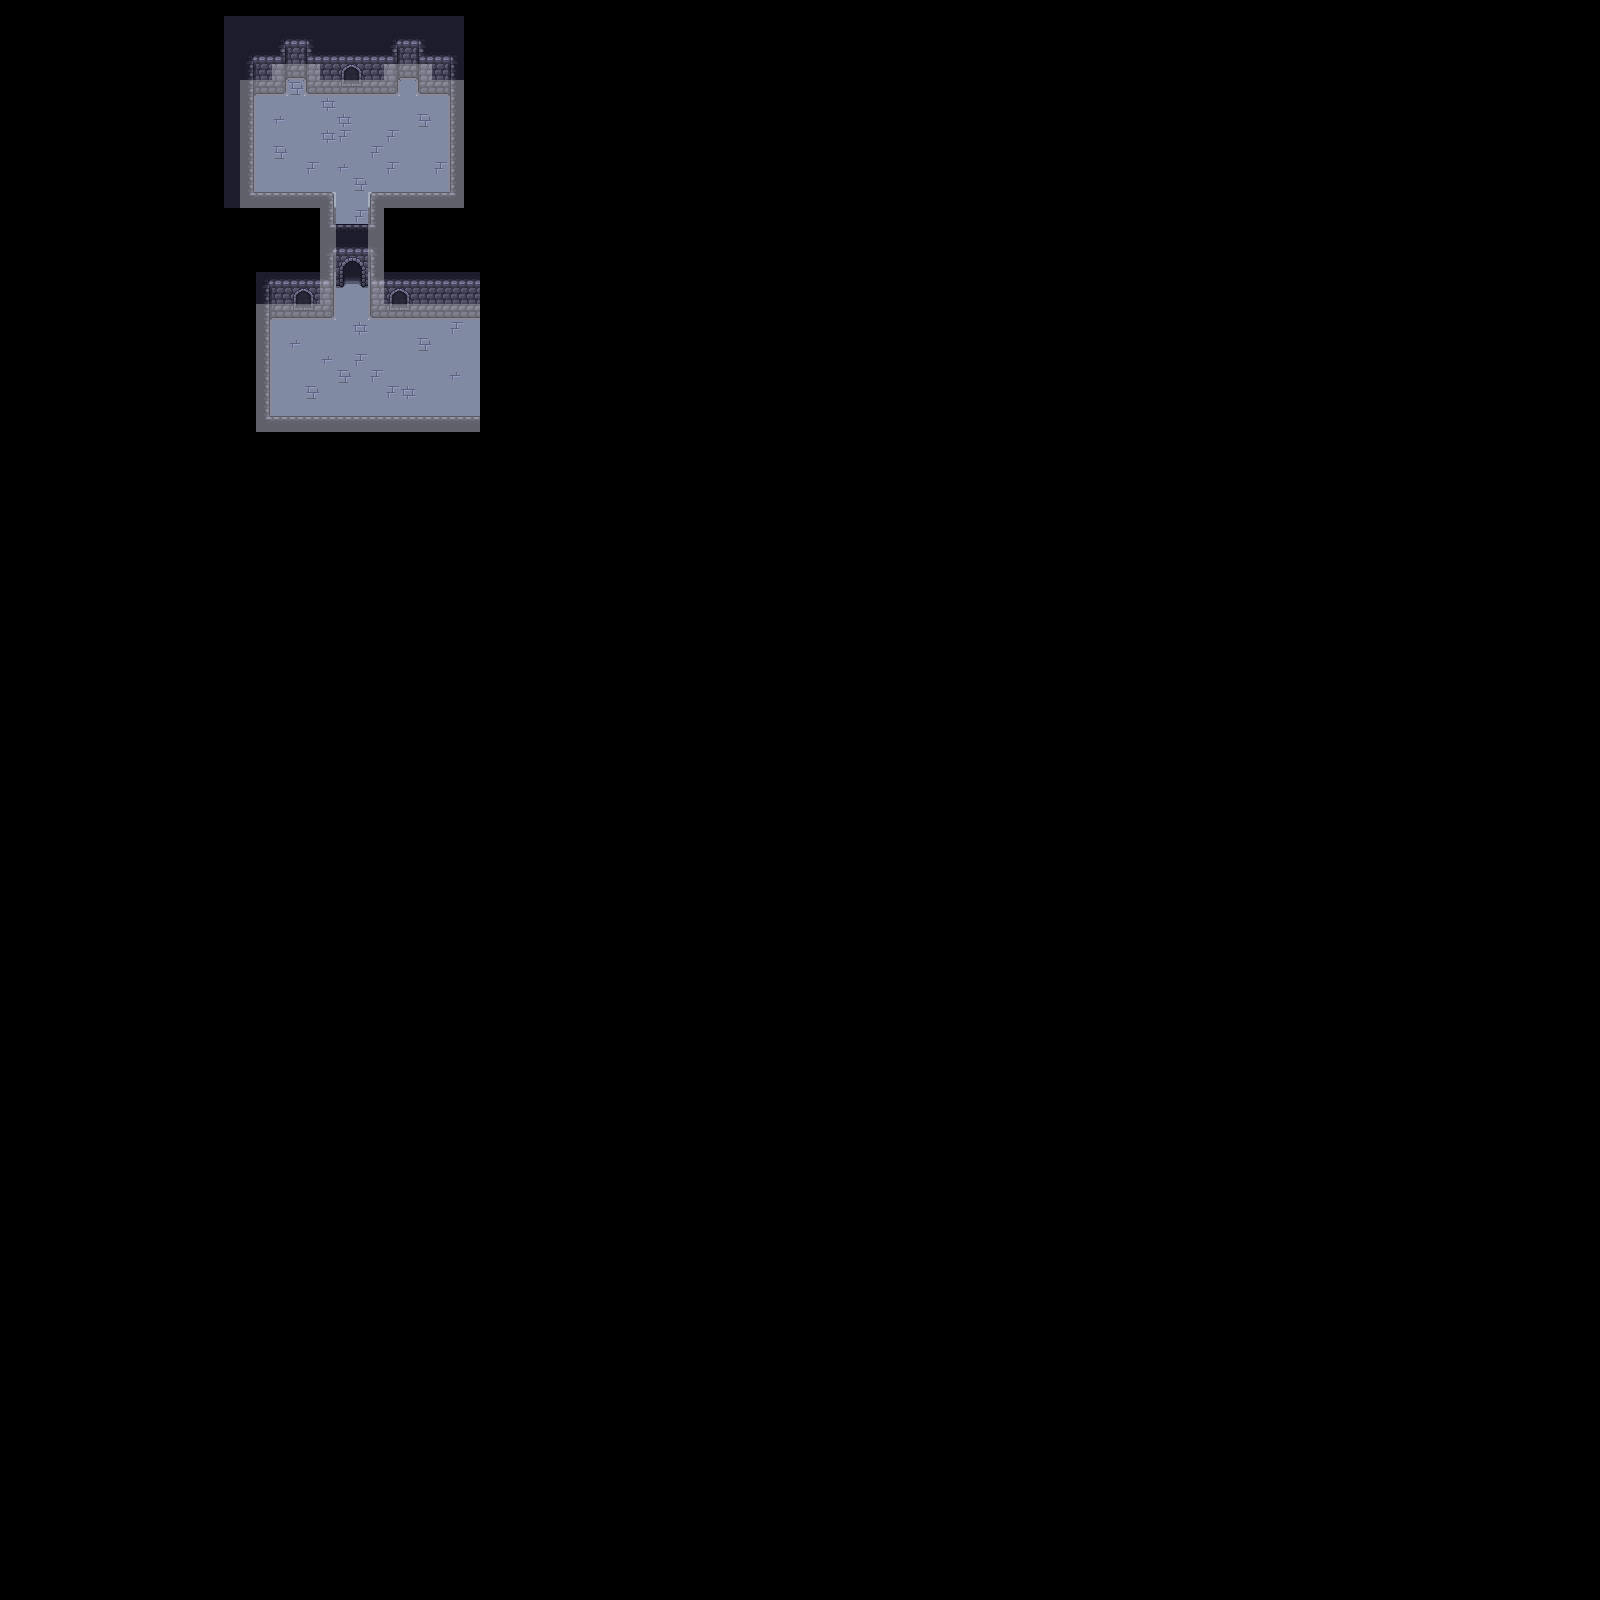

The image is a tile-based game level rendered from a .tmx file. Its description and source (layers, tilesets, objects; grid data summarised) follow:
An orthogonal 100x100 tile map with 16x16 px tiles, 4 tile layers (Floor, Walls, Overlay, Collisions), 2 tilesets.

<map version="1.10" tiledversion="1.11.2" orientation="orthogonal" renderorder="right-down" width="100" height="100" tilewidth="16" tileheight="16" infinite="0" nextlayerid="5" nextobjectid="1">
 <editorsettings>
  <export target="../Dungeon-Bullet-Hell/Assets/Maps/MainMap.csv" format="csv" />
 </editorsettings>
 <tileset firstgid="1" source="WallsFloor.tsx" />
 <tileset firstgid="300" source="Collisions.tsx" />
 <layer id="3" name="Floor" width="100" height="100">
  <data>[10000 cells, 241 non-empty, 5 distinct tile ids]</data>
 </layer>
 <layer id="1" name="Walls" width="100" height="100">
  <data>[10000 cells, 178 non-empty, 40 distinct tile ids]</data>
 </layer>
 <layer id="4" name="Overlay" width="100" height="100">
  <data>[10000 cells, 12 non-empty, 4 distinct tile ids]</data>
 </layer>
 <layer id="2" name="Collisions" width="100" height="100" opacity="0.3">
  <data>[10000 cells, 86 non-empty, 1 distinct tile ids]</data>
 </layer>
</map>
